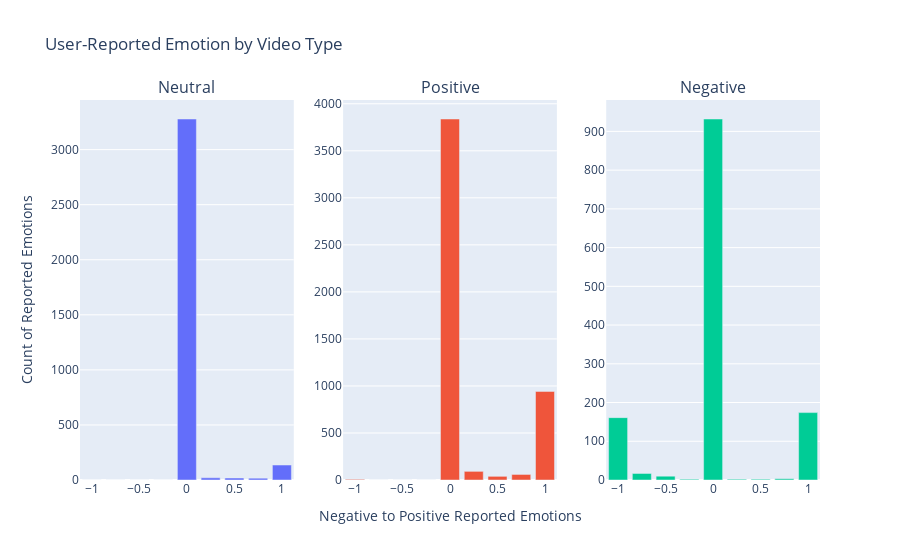

Notebook cell for this chart:
### Markdown cell above
## Distribution of User Reported Emotions

### Code cell
bins = [-1.5, -0.75, -0.5, -0.25, -0.1, 0.1,
        0.25, 0.5, 0.75, 1.5]
labels = [-1.0, -0.75, -0.5, -0.25, 0.0, 0.25, 0.5, 0.75, 1.0]

fig = make_subplots(rows=1, cols=3,
                    subplot_titles=('Neutral','Positive','Negative'))
emotions = ['neutral','positive','negative']
for i, emotion in enumerate(emotions):
    tmp = data_df[data_df['video_type'] == emotion]
    tmp['x_joystick'] = pd.cut(tmp['x_joystick'], bins=bins, labels=labels)
    tmp = tmp.groupby('x_joystick').video_id.count().reset_index().rename(columns={'video_id':'count'})
    fig.add_trace(go.Bar(x=list(tmp['x_joystick']),
                         y=list(tmp['count'])),
                  row=1, col=i + 1)

fig.update_layout(title_text='User-Reported Emotion by Video Type', showlegend=False)
fig.update_yaxes(title_text='Count of Reported Emotions', row=1, col=1)
fig.update_xaxes(title_text='Negative to Positive Reported Emotions', row=1, col=2)
fig.show()

### Figure 1 — Plotly figure (JSON) as saved in the notebook; plotly's stock layout.template omitted (floating-point values rounded to 4 significant figures)
{"data": [{"type": "bar", "x": [-1, -0.75, -0.5, -0.25, 0, 0.25, 0.5, 0.75, 1], "xaxis": "x", "y": [0, 0, 0, 0, 3278, 20, 18, 17, 136], "yaxis": "y"}, {"type": "bar", "x": [-1, -0.75, -0.5, -0.25, 0, 0.25, 0.5, 0.75, 1], "xaxis": "x2", "y": [7, 0, 0, 0, 3838, 92, 39, 59, 942], "yaxis": "y2"}, {"type": "bar", "x": [-1, -0.75, -0.5, -0.25, 0, 0.25, 0.5, 0.75, 1], "xaxis": "x3", "y": [161, 17, 10, 2, 932, 2, 2, 3, 174], "yaxis": "y3"}], "layout": {"annotations": [{"font": {"size": 16}, "showarrow": false, "text": "Neutral", "x": 0.1444, "xanchor": "center", "xref": "paper", "y": 1, "yanchor": "bottom", "yref": "paper"}, {"font": {"size": 16}, "showarrow": false, "text": "Positive", "x": 0.5, "xanchor": "center", "xref": "paper", "y": 1, "yanchor": "bottom", "yref": "paper"}, {"font": {"size": 16}, "showarrow": false, "text": "Negative", "x": 0.8556, "xanchor": "center", "xref": "paper", "y": 1, "yanchor": "bottom", "yref": "paper"}], "showlegend": false, "title": {"text": "User-Reported Emotion by Video Type"}, "xaxis": {"anchor": "y", "domain": [0, 0.2889]}, "xaxis2": {"anchor": "y2", "domain": [0.3556, 0.6444], "title": {"text": "Negative to Positive Reported Emotions"}}, "xaxis3": {"anchor": "y3", "domain": [0.7111, 1]}, "yaxis": {"anchor": "x", "domain": [0, 1], "title": {"text": "Count of Reported Emotions"}}, "yaxis2": {"anchor": "x2", "domain": [0, 1]}, "yaxis3": {"anchor": "x3", "domain": [0, 1]}}}
